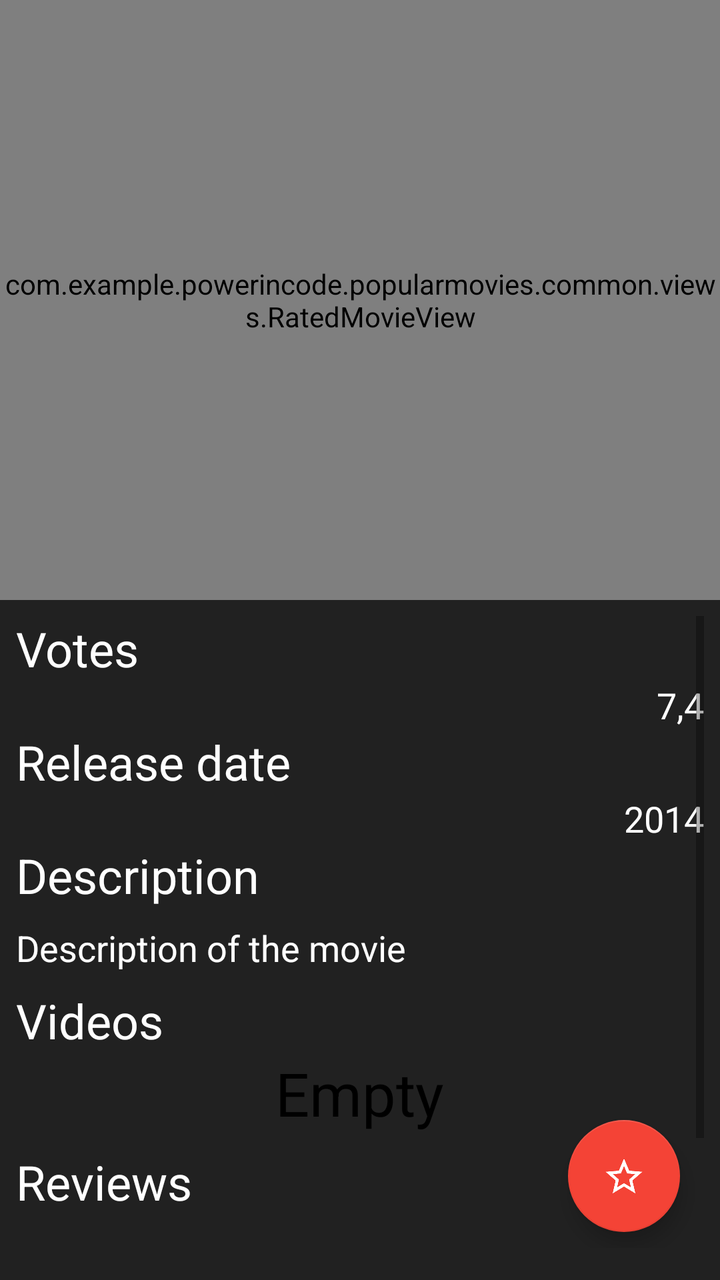
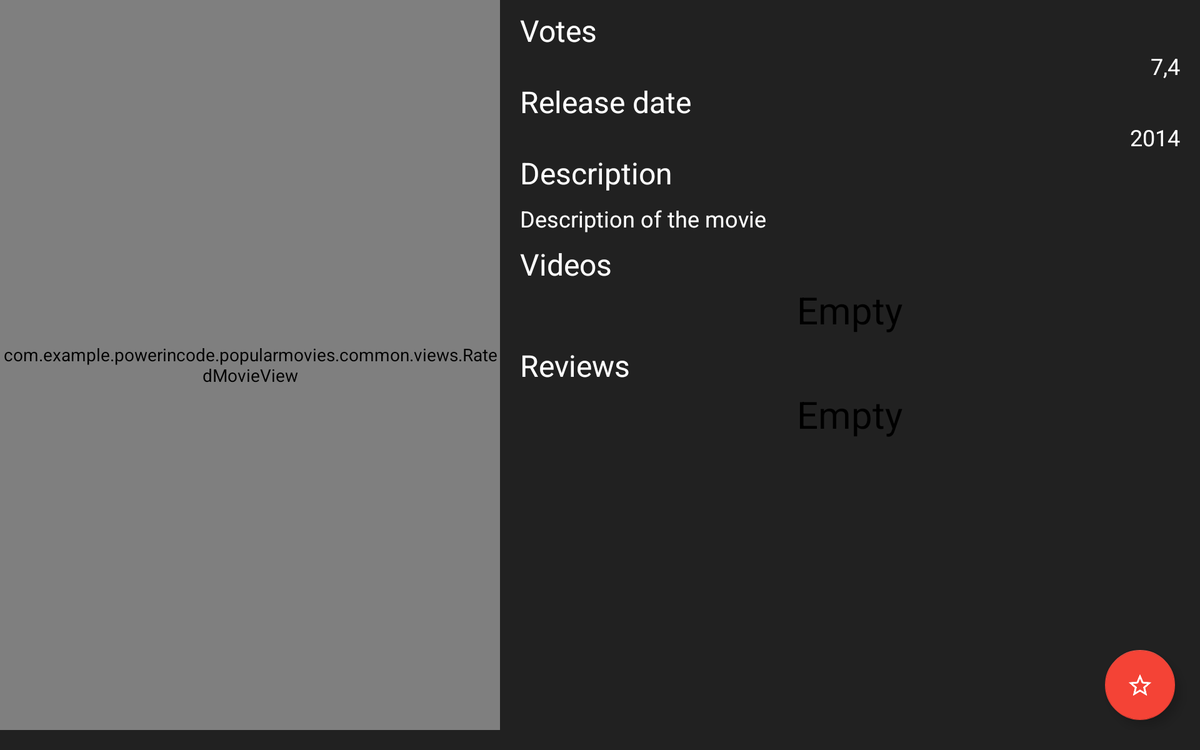

Two renders of one Android screen. The first uses the default layout on a phone; the second uses the alternative layout the repository ships for a different screen configuration, on a matching device. The two XML files are below.
<!-- AndroidManifest.xml: application theme AppTheme -->
<!-- res/layout/activity_movie_detail.xml -->
<?xml version="1.0" encoding="utf-8"?>
<android.support.constraint.ConstraintLayout xmlns:android="http://schemas.android.com/apk/res/android"
    xmlns:app="http://schemas.android.com/apk/res-auto"
    xmlns:tools="http://schemas.android.com/tools"
    android:layout_width="match_parent"
    android:layout_height="match_parent"
    android:orientation="vertical"
    android:paddingBottom="16dp"
    tools:context="com.example.powerincode.popularmovies.screens.movie_detail.MovieDetailActivity">

    <view
        android:id="@+id/pv_selected_movie"
        class="com.example.powerincode.popularmovies.common.views.RatedMovieView"
        android:layout_width="match_parent"
        android:layout_height="@dimen/movie_poster_big_height"
        android:background="@color/colorTransparent"
        app:layout_constraintEnd_toEndOf="parent"
        app:layout_constraintStart_toStartOf="parent"
        app:layout_constraintTop_toTopOf="parent" />

    <ScrollView
        android:layout_width="0dp"
        android:layout_height="0dp"
        android:layout_below="@id/pv_selected_movie"
        android:layout_marginBottom="16dp"
        android:layout_marginTop="8dp"
        android:paddingEnd="8dp"
        android:paddingStart="8dp"
        app:layout_constraintBottom_toBottomOf="parent"
        app:layout_constraintEnd_toEndOf="parent"
        app:layout_constraintStart_toStartOf="parent"
        app:layout_constraintTop_toBottomOf="@+id/pv_selected_movie">

        <LinearLayout
            android:layout_width="match_parent"
            android:layout_height="wrap_content"
            android:orientation="vertical">
            <TextView
                android:layout_width="wrap_content"
                android:layout_height="wrap_content"
                android:layout_weight="1"
                android:text="@string/item_trailers_votes_label"
                android:textColor="@color/primary_text"
                android:textSize="24sp" />

            <TextView
                android:id="@+id/tv_movie_vote"
                android:layout_width="wrap_content"
                android:layout_height="wrap_content"
                android:textAlignment="textEnd"
                android:textColor="@color/primary_text"
                android:textSize="18sp"
                tools:text="7,4"
                android:layout_gravity="end"
                android:layout_weight="1"/>

            <TextView
                android:layout_width="wrap_content"
                android:layout_height="wrap_content"
                android:layout_weight="1"
                android:text="@string/item_trailers_release_date_label"
                android:textColor="@color/primary_text"
                android:textSize="24sp" />

            <TextView
                android:id="@+id/tv_movie_release_date"
                android:layout_width="wrap_content"
                android:layout_height="wrap_content"
                android:textAlignment="textEnd"
                android:textColor="@color/primary_text"
                android:textSize="18sp"
                android:layout_gravity="end"
                tools:text="2014"
                android:layout_weight="1"/>

            <TextView
                android:layout_width="match_parent"
                android:layout_height="wrap_content"
                android:text="@string/item_trailers_description_label"
                android:textColor="@color/primary_text"
                android:textSize="24sp" />

            <TextView
                android:id="@+id/tv_movie_description"
                android:layout_width="match_parent"
                android:layout_height="wrap_content"
                android:layout_marginTop="8dp"
                android:maxLines="10"
                android:textColor="@color/primary_text"
                android:textSize="18sp"
                app:layout_constraintEnd_toEndOf="parent"
                app:layout_constraintHorizontal_bias="0.0"
                app:layout_constraintStart_toStartOf="parent"
                app:layout_constraintTop_toBottomOf="@+id/pv_selected_movie"
                tools:text="Description of the movie" />

            <TextView
                android:layout_width="match_parent"
                android:layout_height="wrap_content"
                android:layout_marginTop="8dp"
                android:text="@string/item_trailers_videos_label"
                android:textColor="@color/primary_text"
                android:textSize="24sp" />

            <FrameLayout
                android:layout_width="match_parent"
                android:layout_height="wrap_content">

                <TextView
                    android:id="@+id/tv_trailers_empty"
                    android:layout_width="wrap_content"
                    android:layout_height="wrap_content"
                    android:layout_gravity="center"
                    android:text="@string/item_trailers_empty_label"
                    android:textColor="@color/colorPrimaryDark"
                    android:textSize="30sp" />

                <android.support.v7.widget.RecyclerView
                    android:id="@+id/rv_trailers"
                    android:layout_width="wrap_content"
                    android:layout_height="wrap_content"
                    android:layout_gravity="center"
                    android:layout_marginTop="8dp" />
            </FrameLayout>

            <TextView
                android:layout_width="match_parent"
                android:layout_height="wrap_content"
                android:layout_marginTop="8dp"
                android:text="@string/item_trailers_reviews_label"
                android:textColor="@color/primary_text"
                android:textSize="24sp" />

            <FrameLayout
                android:layout_width="match_parent"
                android:layout_height="wrap_content">

                <TextView
                    android:id="@+id/tv_reviews_empty"
                    android:layout_width="wrap_content"
                    android:layout_height="wrap_content"
                    android:layout_gravity="center"
                    android:text="@string/item_trailers_empty_label"
                    android:textColor="@color/colorPrimaryDark"
                    android:textSize="30sp" />

                <android.support.v7.widget.RecyclerView
                    android:id="@+id/rv_movie_reviews"
                    android:layout_width="match_parent"
                    android:layout_height="wrap_content"
                    android:layout_marginBottom="8dp"
                    android:layout_marginTop="8dp"
                    android:background="@color/colorTransparent"
                    android:paddingBottom="30dp" />
            </FrameLayout>
        </LinearLayout>

    </ScrollView>

    <android.support.design.widget.FloatingActionButton
        android:id="@+id/fb_movie_favorite"
        android:layout_width="wrap_content"
        android:layout_height="wrap_content"
        android:layout_marginBottom="8dp"
        android:layout_marginEnd="20dp"
        android:clickable="true"
        app:layout_constraintBottom_toBottomOf="parent"
        app:layout_constraintEnd_toEndOf="parent"
        android:onClick="addToFavorite"
        app:srcCompat="@drawable/ic_star"
        android:focusable="true" />
</android.support.constraint.ConstraintLayout>
<!-- resources referenced by this layout -->
<resources>
  <color name="colorPrimaryDark">#000000</color>
  <color name="colorTransparent">@android:color/transparent</color>
  <color name="primary_text">#ffffff</color>
  <dimen name="movie_poster_big_height">300dp</dimen>
  <!-- drawable ic_star: png bitmap (drawable, 1540 bytes) -->
  <string name="item_trailers_description_label">Description</string>
  <string name="item_trailers_empty_label">Empty</string>
  <string name="item_trailers_release_date_label">Release date</string>
  <string name="item_trailers_reviews_label">Reviews</string>
  <string name="item_trailers_videos_label">Videos</string>
  <string name="item_trailers_votes_label">Votes</string>
  <style name="AppTheme" parent="Theme.AppCompat.Light.DarkActionBar">
          
          <item name="colorPrimary">@color/colorPrimary</item>
          <item name="colorPrimaryDark">@color/colorPrimaryDark</item>
          <item name="colorAccent">@color/colorAccent</item>
          <item name="android:colorBackground">@color/colorPrimary</item>
          <item name="android:windowContentOverlay">@null</item>
  
      </style>
  <color name="colorPrimary">#212121</color>
  <color name="colorAccent">#f44336</color>
</resources>
<!-- res/layout-sw600dp-land/activity_movie_detail.xml (the repository's variant of the layout above) -->
<!-- drawn on a 7-inch tablet turned sideways -->
<?xml version="1.0" encoding="utf-8"?>
<android.support.constraint.ConstraintLayout xmlns:android="http://schemas.android.com/apk/res/android"
    xmlns:app="http://schemas.android.com/apk/res-auto"
    xmlns:tools="http://schemas.android.com/tools"
    android:layout_width="match_parent"
    android:layout_height="match_parent"
    android:orientation="vertical"
    android:paddingBottom="16dp"
    tools:context="com.example.powerincode.popularmovies.screens.movie_detail.MovieDetailActivity">

    <view
        android:id="@+id/pv_selected_movie"
        class="com.example.powerincode.popularmovies.common.views.RatedMovieView"
        android:layout_width="400dp"
        android:layout_height="0dp"
        android:background="@color/colorTransparent"
        app:layout_constraintBottom_toBottomOf="parent"
        app:layout_constraintStart_toStartOf="parent"
        app:layout_constraintTop_toTopOf="parent" />

    <ScrollView
        android:layout_width="0dp"
        android:layout_height="0dp"
        android:layout_below="@id/pv_selected_movie"
        android:layout_marginBottom="32dp"
        android:layout_marginEnd="8dp"
        android:layout_marginStart="8dp"
        android:layout_marginTop="8dp"
        android:paddingEnd="8dp"
        android:paddingStart="8dp"
        app:layout_constraintBottom_toBottomOf="parent"
        app:layout_constraintEnd_toEndOf="parent"
        app:layout_constraintStart_toEndOf="@+id/pv_selected_movie"
        app:layout_constraintTop_toTopOf="parent">

        <LinearLayout
            android:layout_width="match_parent"
            android:layout_height="wrap_content"
            android:orientation="vertical">
            <TextView
                android:layout_width="wrap_content"
                android:layout_height="wrap_content"
                android:layout_weight="1"
                android:text="@string/item_trailers_votes_label"
                android:textColor="@color/primary_text"
                android:textSize="24sp" />

            <TextView
                android:id="@+id/tv_movie_vote"
                android:layout_width="wrap_content"
                android:layout_height="wrap_content"
                android:textAlignment="textEnd"
                android:textColor="@color/primary_text"
                android:textSize="18sp"
                tools:text="7,4"
                android:layout_gravity="end"
                android:layout_weight="1"/>

            <TextView
                android:layout_width="wrap_content"
                android:layout_height="wrap_content"
                android:layout_weight="1"
                android:text="@string/item_trailers_release_date_label"
                android:textColor="@color/primary_text"
                android:textSize="24sp" />

            <TextView
                android:id="@+id/tv_movie_release_date"
                android:layout_width="wrap_content"
                android:layout_height="wrap_content"
                android:textAlignment="textEnd"
                android:textColor="@color/primary_text"
                android:textSize="18sp"
                android:layout_gravity="end"
                tools:text="2014"
                android:layout_weight="1"/>

            <TextView
                android:layout_width="match_parent"
                android:layout_height="wrap_content"
                android:text="@string/item_trailers_description_label"
                android:textColor="@color/primary_text"
                android:textSize="24sp" />

            <TextView
                android:id="@+id/tv_movie_description"
                android:layout_width="match_parent"
                android:layout_height="wrap_content"
                android:layout_marginTop="8dp"
                android:maxLines="10"
                android:textColor="@color/primary_text"
                android:textSize="18sp"
                app:layout_constraintEnd_toEndOf="parent"
                app:layout_constraintHorizontal_bias="0.0"
                app:layout_constraintStart_toStartOf="parent"
                app:layout_constraintTop_toBottomOf="@+id/pv_selected_movie"
                tools:text="Description of the movie" />

            <TextView
                android:layout_width="match_parent"
                android:layout_height="wrap_content"
                android:layout_marginTop="8dp"
                android:text="@string/item_trailers_videos_label"
                android:textColor="@color/primary_text"
                android:textSize="24sp" />

            <FrameLayout
                android:layout_width="match_parent"
                android:layout_height="wrap_content">

                <TextView
                    android:id="@+id/tv_trailers_empty"
                    android:layout_width="wrap_content"
                    android:layout_height="wrap_content"
                    android:layout_gravity="center"
                    android:text="@string/item_trailers_empty_label"
                    android:textColor="@color/colorPrimaryDark"
                    android:textSize="30sp" />

                <android.support.v7.widget.RecyclerView
                    android:id="@+id/rv_trailers"
                    android:layout_width="wrap_content"
                    android:layout_height="wrap_content"
                    android:layout_gravity="center"
                    android:layout_marginTop="8dp" />
            </FrameLayout>

            <TextView
                android:layout_width="match_parent"
                android:layout_height="wrap_content"
                android:layout_marginTop="8dp"
                android:text="@string/item_trailers_reviews_label"
                android:textColor="@color/primary_text"
                android:textSize="24sp" />

            <FrameLayout
                android:layout_width="match_parent"
                android:layout_height="wrap_content">

                <TextView
                    android:id="@+id/tv_reviews_empty"
                    android:layout_width="wrap_content"
                    android:layout_height="wrap_content"
                    android:layout_gravity="center"
                    android:text="@string/item_trailers_empty_label"
                    android:textColor="@color/colorPrimaryDark"
                    android:textSize="30sp" />

                <android.support.v7.widget.RecyclerView
                    android:id="@+id/rv_movie_reviews"
                    android:layout_width="match_parent"
                    android:layout_height="wrap_content"
                    android:layout_marginBottom="8dp"
                    android:layout_marginTop="8dp"
                    android:background="@color/colorTransparent"
                    android:paddingBottom="30dp" />
            </FrameLayout>
        </LinearLayout>

    </ScrollView>

    <android.support.design.widget.FloatingActionButton
        android:id="@+id/fb_movie_favorite"
        android:layout_width="wrap_content"
        android:layout_height="wrap_content"
        android:layout_marginBottom="8dp"
        android:layout_marginEnd="20dp"
        android:clickable="true"
        android:onClick="addToFavorite"
        app:layout_constraintBottom_toBottomOf="parent"
        app:layout_constraintEnd_toEndOf="parent"
        app:srcCompat="@drawable/ic_star"
        android:focusable="true" />

</android.support.constraint.ConstraintLayout>
<!-- resources referenced by the variant -->
<!-- as a 7-inch tablet turned sideways resolves them -->
<resources>
  <color name="colorPrimaryDark">#000000</color>
  <color name="colorTransparent">@android:color/transparent</color>
  <color name="primary_text">#ffffff</color>
  <!-- drawable ic_star: png bitmap (drawable, 1540 bytes) -->
  <string name="item_trailers_description_label">Description</string>
  <string name="item_trailers_empty_label">Empty</string>
  <string name="item_trailers_release_date_label">Release date</string>
  <string name="item_trailers_reviews_label">Reviews</string>
  <string name="item_trailers_videos_label">Videos</string>
  <string name="item_trailers_votes_label">Votes</string>
  <style name="AppTheme" parent="Theme.AppCompat.Light.DarkActionBar">
          
          <item name="colorPrimary">@color/colorPrimary</item>
          <item name="colorPrimaryDark">@color/colorPrimaryDark</item>
          <item name="colorAccent">@color/colorAccent</item>
          <item name="android:colorBackground">@color/colorPrimary</item>
          <item name="android:windowContentOverlay">@null</item>
  
      </style>
  <color name="colorPrimary">#212121</color>
  <color name="colorAccent">#f44336</color>
</resources>
